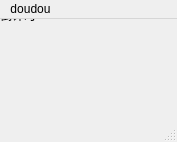
<?xml version="1.0" encoding="UTF-8"?>
<ui version="4.0">
 <class>test001</class>
 <widget class="QMainWindow" name="test001">
  <property name="geometry">
   <rect>
    <x>0</x>
    <y>0</y>
    <width>177</width>
    <height>142</height>
   </rect>
  </property>
  <property name="windowTitle">
   <string>test001</string>
  </property>
  <widget class="QLabel" name="countdownLabel">
   <property name="text">
    <string>倒计时：</string>
   </property>
   <property name="textFormat">
    <enum>Qt::AutoText</enum>
   </property>
   <widget class="QPushButton" name="pushButton1">
    <property name="geometry">
     <rect>
      <x>10</x>
      <y>60</y>
      <width>75</width>
      <height>24</height>
     </rect>
    </property>
    <property name="text">
     <string>启动倒计时</string>
    </property>
   </widget>
  </widget>
  <widget class="QMenuBar" name="menubar">
   <property name="geometry">
    <rect>
     <x>0</x>
     <y>0</y>
     <width>177</width>
     <height>21</height>
    </rect>
   </property>
   <widget class="QMenu" name="menu">
    <property name="title">
     <string>doudou</string>
    </property>
   </widget>
   <addaction name="menu"/>
  </widget>
  <widget class="QStatusBar" name="statusbar"/>
 </widget>
 <resources/>
 <connections/>
</ui>
